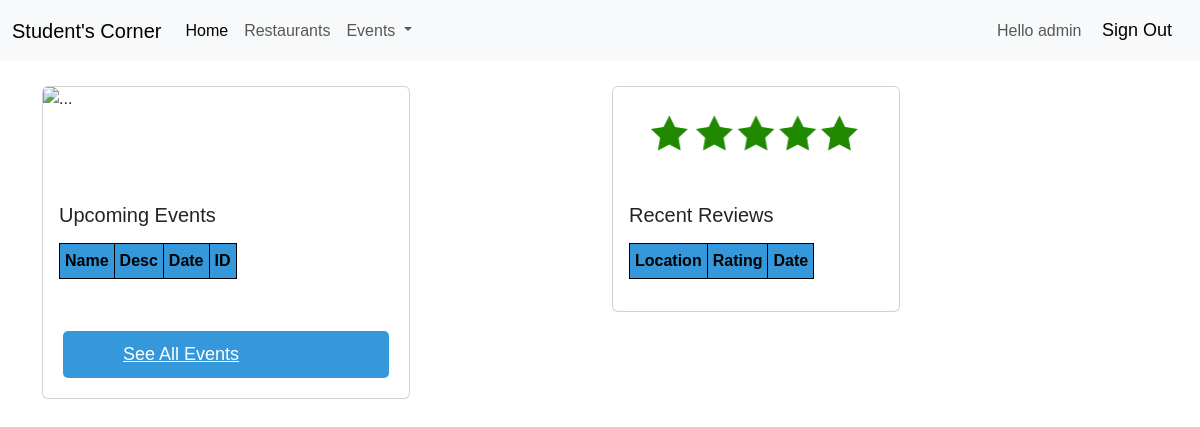
The app's page /index.html (signed in), older data.
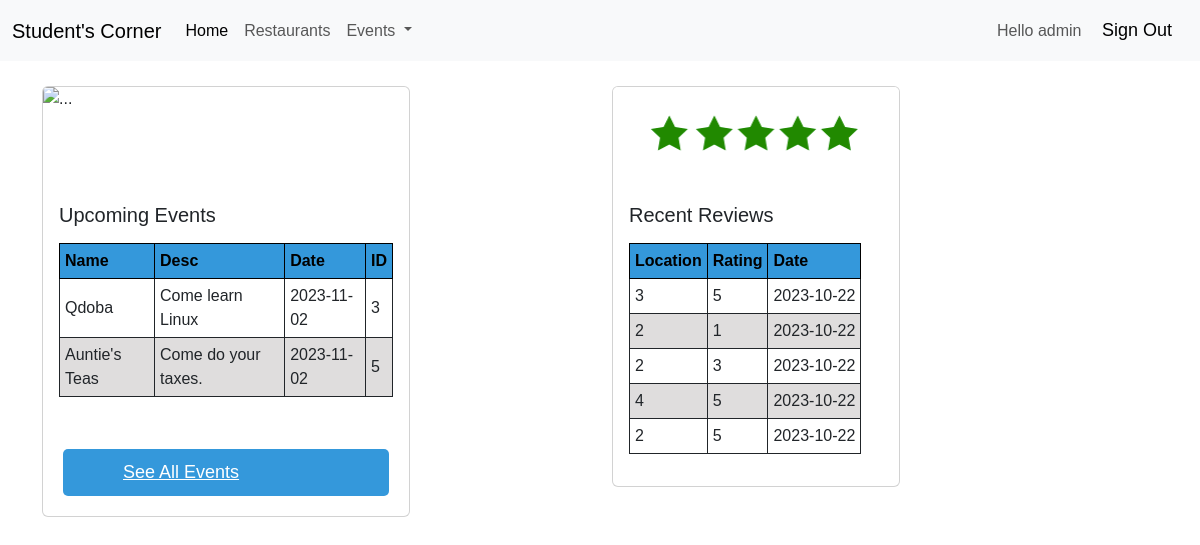
The same page, newer data.
### app/models.py (models this page shows)
class Event(db.Model):
    __tablename__= 'events'
    food_id = db.Column(db.String, db.ForeignKey("foods.id"))
    id = db.Column(db.Integer, primary_key=True)
    date = db.Column(db.String)
    desc = db.Column(db.String)
    user_id= db.Column(db.String, db.ForeignKey("users.id"))
    user=db.relationship("User", back_populates="events")
    food_= db.relationship("Food")

class Review(db.Model):
    __tablename__= 'reviews'
    date = db.Column(db.String)
    food_id = db.Column(db.String, db.ForeignKey("foods.id"))
    id = db.Column(db.Integer, primary_key=True)
    rating = db.Column(db.Integer)
    comments = db.Column(db.String)
    user_id= db.Column(db.String, db.ForeignKey("users.id"))
    user=db.relationship("User",back_populates="reviews")
    food_= db.relationship("Food")

### app/routes.py (the view)
@app.route('/')
@app.route('/index')
@app.route('/index.html')
def index():
    todays_date = date.today().strftime('%Y-%m-%d')
    list_events= db.session.query(Event).order_by(Event.date).filter(Event.date >= todays_date).limit(5).all()
    list_reviews = db.session.query(Review).order_by(Review.date.desc()).limit(5).all()
    foods = Food.query.all()
    return render_template('index.html',user=current_user, five_events=list_events, five_reviews= list_reviews,restaurants=foods)

### app/__init__.py (called while the page is built)
@login_manager.user_loader
def load_user(id):
    try:
        return db.session.query(User).filter(User.id==id).one()
    except:
        return None

### templates/index.html (shortened to what this page needs)
{% extends 'base.html' %}
{% block main %}
<div class="container">
    <div class="row">
        <div class="col-lg-6 mb-4">
<div class="card" style="width: 23rem; margin-top:25px;">
  <img src="https://encrypted-tbn0.gstatic.com/images?q=tbn:ANd9GcRpZIVwIBdBSfrr0h7vygT6rWbHV49d76QLzNXFMajVsMuoDAPmHFH6Tgti2O88jRBlCdc&usqp=CAU" class="card-img-top" alt="...">
  <div class="card-body">
    <h4 class="card-title">Upcoming Events</h4>
    <p class="card-text">
        <table>
            <tr>
                <th>Name</th>
                <th>Desc</th>
                <th>Date</th>
                <th>ID</th>
            </tr>
            {% for event in five_events %}
            {% if loop.index % 2 == 0 %}
            <tr class="even_row">
                {% else %}
            <tr class="odd_row">
                {% endif %}
                <td>{{ event.food_id }}</td>
                <td>{{ event.desc }}</td>
                <td>{{ event.date }}</td>
                <td>{{ event.id }}</td>
            </tr>
            {% endfor %}
        </table>
    </div>
    <a href="#" <button type="button" class="button-events" onclick=simple_action("{{ url_for('list_events') }}")>See All Events</button></a>
  </div>
</div>
<div class="col-lg-6 mb-4">
<div class="card" style="width: 18rem; margin-top:25px;">
    <img class="card-img-top" alt="...">
    <div class="card-body">
      <h4 class="card-title">Recent Reviews</h4>
      <p class="card-text">
          <table>
              <tr>
                  <th>Location</th>
                  <th>Rating</th>
                  <th>Date</th>
              </tr>
              {% for review in five_reviews %}
              {% if loop.index % 2 == 0 %}
              <tr class="even_row">
                  {% else %}
              <tr class="odd_row">
                  {% endif %}
                  <td>{{ review.food_id }}</td>
                  <td>{{ review.rating }}</td>
                  <td>{{ review.date }}</td>
              </tr>
              {% endfor %}
          </table>
  </p>
    </div>
  </div>
{% endblock %}

Row changes from the older to the newer data that the page shows:
added Event: food_id "Qdoba", desc "Come learn Linux", date "2023-11-02", id "3"
added Event: food_id "Auntie's Teas", desc "Come do your taxes.", date "2023-11-02", id "5"
added Review: food_id "3", rating "5", date "2023-10-22"
added Review: food_id "2", rating "1", date "2023-10-22"
added Review: food_id "2", rating "3", date "2023-10-22"
added Review: food_id "4", rating "5", date "2023-10-22"
added Review: food_id "2", rating "5", date "2023-10-22"
